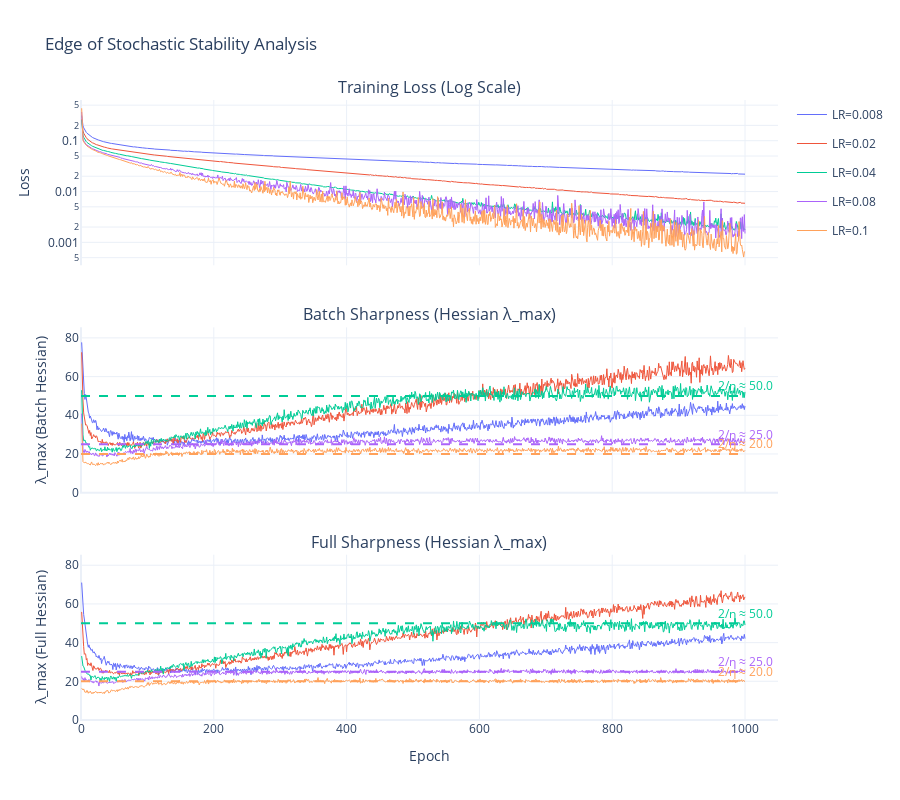

Notebook source saved alongside this figure:
### Code cell
plot_eos_analysis(metadata=md, output=out, model_ids=[4, 5, 6, 7, 8])

### Figure 1 — Plotly figure (JSON) as saved in the notebook; plotly's stock layout.template omitted (floating-point values rounded to 4 significant figures; data arrays with more than 128 entries replaced by an {"elided": "..."} marker saying what was removed)
{"data": [{"legendgroup": "LR=0.008", "line": {"color": "#636EFA", "width": 1}, "mode": "lines", "name": "LR=0.008", "x": {"elided": "1000 int values"}, "y": {"elided": "1000 float values"}, "type": "scatter", "xaxis": "x", "yaxis": "y"}, {"legendgroup": "LR=0.008", "line": {"color": "#636EFA", "width": 1}, "mode": "lines", "name": "LR=0.008", "showlegend": false, "x": {"elided": "1000 int values"}, "y": {"elided": "1000 float values"}, "type": "scatter", "xaxis": "x2", "yaxis": "y2"}, {"legendgroup": "LR=0.008", "line": {"color": "#636EFA", "width": 1}, "mode": "lines", "name": "LR=0.008", "showlegend": false, "x": {"elided": "1000 int values"}, "y": {"elided": "1000 float values"}, "type": "scatter", "xaxis": "x3", "yaxis": "y3"}, {"legendgroup": "LR=0.02", "line": {"color": "#EF553B", "width": 1}, "mode": "lines", "name": "LR=0.02", "x": {"elided": "1000 int values"}, "y": {"elided": "1000 float values"}, "type": "scatter", "xaxis": "x", "yaxis": "y"}, {"legendgroup": "LR=0.02", "line": {"color": "#EF553B", "width": 1}, "mode": "lines", "name": "LR=0.02", "showlegend": false, "x": {"elided": "1000 int values"}, "y": {"elided": "1000 float values"}, "type": "scatter", "xaxis": "x2", "yaxis": "y2"}, {"legendgroup": "LR=0.02", "line": {"color": "#EF553B", "width": 1}, "mode": "lines", "name": "LR=0.02", "showlegend": false, "x": {"elided": "1000 int values"}, "y": {"elided": "1000 float values"}, "type": "scatter", "xaxis": "x3", "yaxis": "y3"}, {"legendgroup": "LR=0.04", "line": {"color": "#00CC96", "width": 1}, "mode": "lines", "name": "LR=0.04", "x": {"elided": "1000 int values"}, "y": {"elided": "1000 float values"}, "type": "scatter", "xaxis": "x", "yaxis": "y"}, {"legendgroup": "LR=0.04", "line": {"color": "#00CC96", "width": 1}, "mode": "lines", "name": "LR=0.04", "showlegend": false, "x": {"elided": "1000 int values"}, "y": {"elided": "1000 float values"}, "type": "scatter", "xaxis": "x2", "yaxis": "y2"}, {"legendgroup": "LR=0.04", "line": {"color": "#00CC96", "width": 1}, "mode": "lines", "name": "LR=0.04", "showlegend": false, "x": {"elided": "1000 int values"}, "y": {"elided": "1000 float values"}, "type": "scatter", "xaxis": "x3", "yaxis": "y3"}, {"legendgroup": "LR=0.08", "line": {"color": "#AB63FA", "width": 1}, "mode": "lines", "name": "LR=0.08", "x": {"elided": "1000 int values"}, "y": {"elided": "1000 float values"}, "type": "scatter", "xaxis": "x", "yaxis": "y"}, {"legendgroup": "LR=0.08", "line": {"color": "#AB63FA", "width": 1}, "mode": "lines", "name": "LR=0.08", "showlegend": false, "x": {"elided": "1000 int values"}, "y": {"elided": "1000 float values"}, "type": "scatter", "xaxis": "x2", "yaxis": "y2"}, {"legendgroup": "LR=0.08", "line": {"color": "#AB63FA", "width": 1}, "mode": "lines", "name": "LR=0.08", "showlegend": false, "x": {"elided": "1000 int values"}, "y": {"elided": "1000 float values"}, "type": "scatter", "xaxis": "x3", "yaxis": "y3"}, {"legendgroup": "LR=0.1", "line": {"color": "#FFA15A", "width": 1}, "mode": "lines", "name": "LR=0.1", "x": {"elided": "1000 int values"}, "y": {"elided": "1000 float values"}, "type": "scatter", "xaxis": "x", "yaxis": "y"}, {"legendgroup": "LR=0.1", "line": {"color": "#FFA15A", "width": 1}, "mode": "lines", "name": "LR=0.1", "showlegend": false, "x": {"elided": "1000 int values"}, "y": {"elided": "1000 float values"}, "type": "scatter", "xaxis": "x2", "yaxis": "y2"}, {"legendgroup": "LR=0.1", "line": {"color": "#FFA15A", "width": 1}, "mode": "lines", "name": "LR=0.1", "showlegend": false, "x": {"elided": "1000 int values"}, "y": {"elided": "1000 float values"}, "type": "scatter", "xaxis": "x3", "yaxis": "y3"}], "layout": {"xaxis": {"anchor": "y", "domain": [0.0, 1.0], "matches": "x3", "showticklabels": false}, "yaxis": {"anchor": "x", "domain": [0.7333, 1.0], "title": {"text": "Loss"}, "type": "log"}, "xaxis2": {"anchor": "y2", "domain": [0.0, 1.0], "matches": "x3", "showticklabels": false}, "yaxis2": {"anchor": "x2", "domain": [0.3667, 0.6333], "title": {"text": "λ_max (Batch Hessian)"}, "range": [0, 85.46]}, "xaxis3": {"anchor": "y3", "domain": [0.0, 1.0], "title": {"text": "Epoch"}}, "yaxis3": {"anchor": "x3", "domain": [0.0, 0.2667], "title": {"text": "λ_max (Full Hessian)"}, "range": [0, 85.46]}, "annotations": [{"font": {"size": 16}, "showarrow": false, "text": "Training Loss (Log Scale)", "x": 0.5, "xanchor": "center", "xref": "paper", "y": 1.0, "yanchor": "bottom", "yref": "paper"}, {"font": {"size": 16}, "showarrow": false, "text": "Batch Sharpness (Hessian λ_max)", "x": 0.5, "xanchor": "center", "xref": "paper", "y": 0.6333, "yanchor": "bottom", "yref": "paper"}, {"font": {"size": 16}, "showarrow": false, "text": "Full Sharpness (Hessian λ_max)", "x": 0.5, "xanchor": "center", "xref": "paper", "y": 0.2667, "yanchor": "bottom", "yref": "paper"}, {"font": {"color": "#636EFA"}, "showarrow": false, "text": "2/η ≈ 250.0", "x": 1000, "xref": "x2", "y": 250.0, "yref": "y2", "yshift": 10}, {"font": {"color": "#636EFA"}, "showarrow": false, "text": "2/η ≈ 250.0", "x": 1000, "xref": "x3", "y": 250.0, "yref": "y3", "yshift": 10}, {"font": {"color": "#EF553B"}, "showarrow": false, "text": "2/η ≈ 100.0", "x": 1000, "xref": "x2", "y": 100.0, "yref": "y2", "yshift": 10}, {"font": {"color": "#EF553B"}, "showarrow": false, "text": "2/η ≈ 100.0", "x": 1000, "xref": "x3", "y": 100.0, "yref": "y3", "yshift": 10}, {"font": {"color": "#00CC96"}, "showarrow": false, "text": "2/η ≈ 50.0", "x": 1000, "xref": "x2", "y": 50.0, "yref": "y2", "yshift": 10}, {"font": {"color": "#00CC96"}, "showarrow": false, "text": "2/η ≈ 50.0", "x": 1000, "xref": "x3", "y": 50.0, "yref": "y3", "yshift": 10}, {"font": {"color": "#AB63FA"}, "showarrow": false, "text": "2/η ≈ 25.0", "x": 1000, "xref": "x2", "y": 25.0, "yref": "y2", "yshift": 10}, {"font": {"color": "#AB63FA"}, "showarrow": false, "text": "2/η ≈ 25.0", "x": 1000, "xref": "x3", "y": 25.0, "yref": "y3", "yshift": 10}, {"font": {"color": "#FFA15A"}, "showarrow": false, "text": "2/η ≈ 20.0", "x": 1000, "xref": "x2", "y": 20.0, "yref": "y2", "yshift": 10}, {"font": {"color": "#FFA15A"}, "showarrow": false, "text": "2/η ≈ 20.0", "x": 1000, "xref": "x3", "y": 20.0, "yref": "y3", "yshift": 10}], "shapes": [{"line": {"color": "#636EFA", "dash": "dash", "width": 2}, "type": "line", "x0": 0, "x1": 1000, "xref": "x2", "y0": 250.0, "y1": 250.0, "yref": "y2"}, {"line": {"color": "#636EFA", "dash": "dash", "width": 2}, "type": "line", "x0": 0, "x1": 1000, "xref": "x3", "y0": 250.0, "y1": 250.0, "yref": "y3"}, {"line": {"color": "#EF553B", "dash": "dash", "width": 2}, "type": "line", "x0": 0, "x1": 1000, "xref": "x2", "y0": 100.0, "y1": 100.0, "yref": "y2"}, {"line": {"color": "#EF553B", "dash": "dash", "width": 2}, "type": "line", "x0": 0, "x1": 1000, "xref": "x3", "y0": 100.0, "y1": 100.0, "yref": "y3"}, {"line": {"color": "#00CC96", "dash": "dash", "width": 2}, "type": "line", "x0": 0, "x1": 1000, "xref": "x2", "y0": 50.0, "y1": 50.0, "yref": "y2"}, {"line": {"color": "#00CC96", "dash": "dash", "width": 2}, "type": "line", "x0": 0, "x1": 1000, "xref": "x3", "y0": 50.0, "y1": 50.0, "yref": "y3"}, {"line": {"color": "#AB63FA", "dash": "dash", "width": 2}, "type": "line", "x0": 0, "x1": 1000, "xref": "x2", "y0": 25.0, "y1": 25.0, "yref": "y2"}, {"line": {"color": "#AB63FA", "dash": "dash", "width": 2}, "type": "line", "x0": 0, "x1": 1000, "xref": "x3", "y0": 25.0, "y1": 25.0, "yref": "y3"}, {"line": {"color": "#FFA15A", "dash": "dash", "width": 2}, "type": "line", "x0": 0, "x1": 1000, "xref": "x2", "y0": 20.0, "y1": 20.0, "yref": "y2"}, {"line": {"color": "#FFA15A", "dash": "dash", "width": 2}, "type": "line", "x0": 0, "x1": 1000, "xref": "x3", "y0": 20.0, "y1": 20.0, "yref": "y3"}], "title": {"text": "Edge of Stochastic Stability Analysis"}, "height": 800, "hovermode": "x unified"}}
